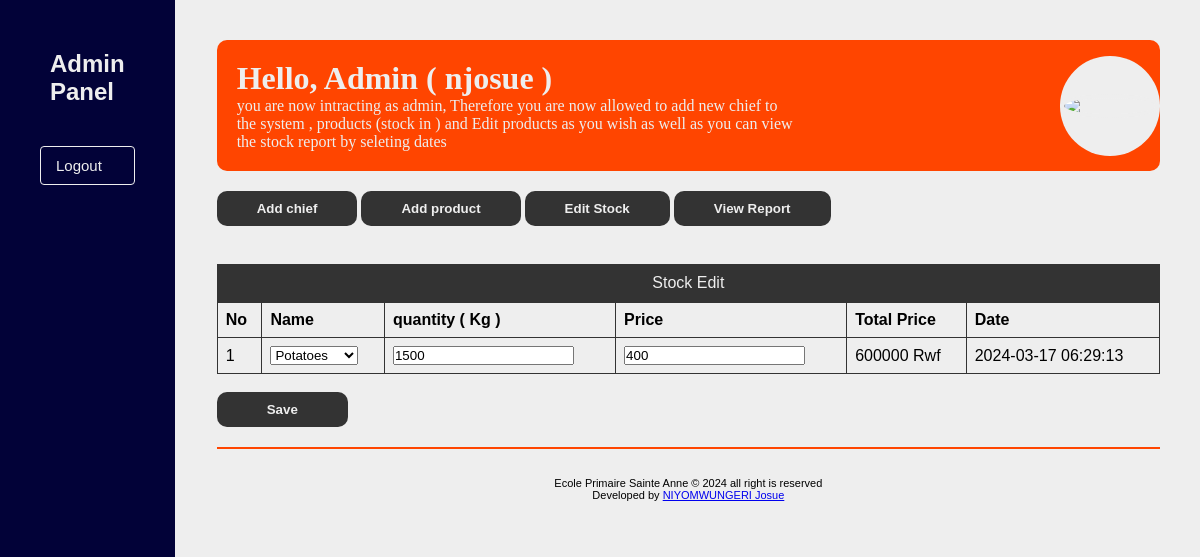
Screenshot of /update.php?id=94 (signed in) with the database file from the repository.
### tables this page shows
CREATE TABLE `add_items` (
  `item_id` int(255) NOT NULL,
  `item_name` varchar(255) NOT NULL,
  `quantity` int(255) NOT NULL,
  `price` int(255) NOT NULL,
  `totalPrice` int(255) NOT NULL,
  `date` varchar(200) NOT NULL DEFAULT current_timestamp()
);

### update.php (the view, shortened to what this page needs)
<?php
if(isset($_SESSION['username']) && isset($_SESSION['profile'])){
    $adminName = $_SESSION['username'];
    $adminProfile = $_SESSION['profile'];
?>
<!DOCTYPE html>
<html lang="en">
<head>
</head>
<body>
    <div class="container">
        <div   class="asideProduct">
        <h2 style="color: #eee; font-family: arial; padding: 10px; ">Admin Panel</h2>
            <a href="logout.php">Logout</a>
        </div>
        <div class="mainContainer">
         <div style="display: flex;background-color: orangered;margin-bottom: 20px;gap: 20vw;align-items: center;border-radius: 10px;">
            <div style="padding: 20px;color: #eee;border-radius: 10px;width: 60%;">
            <h1>Hello, Admin ( <?php echo $adminName;?> )</h1>
            <p>you are now intracting as admin, Therefore you are now allowed to add new chief to the system , products (stock in ) and Edit products as you wish as well as you can view the stock report by seleting dates </p>
            </div>
            <div style="width: 100px;height: 100px;background-color: #eee;border-radius: 50%;display: flex;justify-content:center;align-items: center;">
              <?php echo '<img style="width: 100%;border-radius: 50%;border: 4px solid #eee;" src="./profile/'.$adminProfile.'">'; ?>
            </div>
         </div>
         <div>
            <button><a href="register.php" style="color: #eee;text-decoration: none;font-weight: bold;">Add chief</a></button>
            <button><a href="add.php" style="color: #eee;text-decoration: none;font-weight: bold;">Add product</a></button>
            <button><a href="edit.php" style="color: #eee;text-decoration: none;font-weight: bold;">Edit Stock</a></button>
            <button><a href="report.php" style="color: #eee;text-decoration: none;font-weight: bold;">View Report</a></button>
         </div>
         <br>
        <div>
        <?php
        if(isset($_GET['id'])){
            $id = $_GET['id'];
            include('connect.php');
            $sql = "SELECT * FROM `add_items` WHERE `item_id` = '$id'";
            $query = mysqli_query($conn,$sql);
        ?>
         <form action="update.php" method="POST">
            <?php
            while($row = mysqli_fetch_assoc($query)){
            ?>
            <table>
            <caption>Stock Edit </caption>
            <tr>
                <th>No</th>
                <th>Name</th>
                <th>quantity ( Kg )</th>
                <th>Price</th>
                <th>Total Price</th>
                <th>Date</th>
            </tr>
            <tr>
                <td><?php echo 1; ?></td>
                <td>
                <select name="name" required><br>
                        <option value="potatoes">Potatoes</option>
                </select>
                </td>
                <td><input type="number" name="quant" value="<?php echo $row['quantity']; ?>"></td>
                <td><input type="number" name="newPrice" value="<?php echo $row['price']; ?>"></td>
                <td><?php echo $row['totalPrice'].' Rwf'; ?></td>
                <td><?php echo $row['date'];?></td>
            </tr>
            </table> <br>
                <button type="submit" name="update" style="padding: 10px 50px;font-weight: bold;">Save</button>
                <?php } } ?>
            </form>
        </div>
        <div style="border-top: 2px solid orangered;height: 5vh;padding: 20px;display: flex;flex-direction: column;justify-content: center;align-items: center;font-size: 11px;font-family: arial;">
         Ecole Primaire Sainte Anne &copy; 2024 all right is reserved <br>
         <p>
         Developed by <a href="info.php">NIYOMWUNGERI Josue</a>
         </p>
        </div>
        </div>
    </div>
</body>
</html>
<?php
}
else{
    header("location:index.php");
}
?>

### update.php (style rules this page uses)
.asideProduct { display: flex; flex-direction: column; background: white; width: 10%; padding: 40px; background-color: rgb(2, 2, 56); }
.container .asideProduct a { color: #eee; text-decoration: none; font-family: arial; font-size: 15px; margin-top: 30px; border: 1px solid #eee; padding: 10px 15px; border-radius: 4px; }
* { margin: 0; padding: 0; }
body { background-color: #eee; }
.container { display: flex; height: 100vh; gap: 2px; }
.container .asideProduct { display: flex; flex-direction: column; width: 10%; }
.container .mainContainer { padding: 40px; }
table { font-family: arial, sans-serif; border-collapse: collapse; width: 100%; }
td, th { border: 1px solid #333; text-align: left; padding: 8px; }
caption { background: #333; color: #eee; padding: 10px; }
button { background: #333; border: none; border-radius: 10px; color:#eee; padding: 10px 40px; margin-bottom: 20px; }

### rows the page displays
add_items: quant "1500", newPrice "400", totalPrice "600000", date "2024-03-17 06:29:13"

### other values shown
$adminName "njosue"
